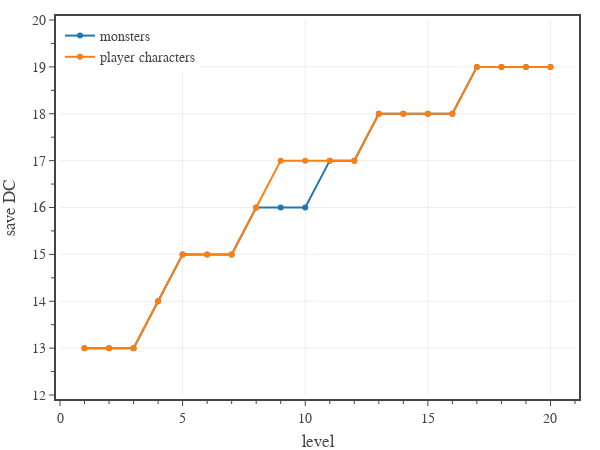

Source (notebook cell):
### Code cell
# plots average save DC 

pc = {
    'level':      [ 1, 2, 3, 4, 5, 6, 7, 8, 9,10,11,12,13,14,15,16,17,18,19,20],
    'attack mod': [ 3, 3, 3, 4, 4, 4, 4, 5, 5, 5, 5, 5, 5, 5, 5, 5, 5, 5, 5, 5],
    'prof bonus': [ 2, 2, 2, 2, 3, 3, 3, 3, 4, 4, 4, 4, 5, 5, 5, 5, 6, 6, 6, 6],
}
pc['attack bonus'] = [pc['attack mod'][i] + pc['prof bonus'][i] for i in range(20)]
pc['save dc'] = [pc['attack bonus'][i] + 8 for i in range(20)]

def save_fail_prob(SB, DC):
    return max(0.0, min(1.0, 0.05*(DC - SB - 1)))

dfD = pd.read_csv('../../assets/data/dmg-targets.csv') # 'CR','PB','AC','AB','DC'
dfD = dfD[dfD['CR'].between(1, 20)]

# create figure
fig = go.Figure(
    layout=go.Layout(
        template=TFB_TEMPLATE,
        margin=dict(l=60, r=25, b=55, t=20, pad=4),
        xaxis=dict(
            title_text='level',
            range=[0,21],
            tick0=0, dtick=5,
            minor=dict(tick0=0, dtick=1),
        ),
        yaxis=dict(
            title_text='save DC',
            range=[12,20],
            tick0=0, dtick=1,
            minor=dict(tick0=0, dtick=0.5),
        ),
        legend=dict(
            xanchor='left', yanchor='top',
            x=0.00, y=1.00,
            orientation='v',
            tracegroupgap=0,
        )
    )
)

# plot monster save DCs
fig.add_trace(go.Scatter(
    x=np.array(pc['level']), 
    y=np.array(dfD['DC']),
    mode='markers+lines', 
    name='monsters',
    hovertemplate=
        'Level %{x}<br>'+
        'Save DC %{y:,.0f}' + 
        '<extra></extra>'
))

# plot player character save DCs
fig.add_trace(go.Scatter(
    x=np.array(pc['level']), 
    y=np.array(pc['save dc']),
    mode='markers+lines', 
    name='player characters',
    hovertemplate=
        'Level %{x}<br>'+
        'Save DC %{y:,.0f}' + 
        '<extra></extra>'
))

# show figure
fig.update_layout(width=600, height=450)
fig.show(config=TFB_CONFIG)

# save figures
if SAVEFIGS:
    fig.update_layout(autosize=True, width=None, height=None)
    save_fig_html(fig, format='large', name=f'./fig-save-dc-vs-level-large')
    save_fig_html(fig, format='small', name=f'./fig-save-dc-vs-level-small')

### Figure 1 — Plotly figure (JSON) as saved in the notebook; plotly's stock layout.template omitted (floating-point values rounded to 4 significant figures)
{"data": [{"hovertemplate": "Level %{x}<br>Save DC %{y:,.0f}<extra></extra>", "mode": "markers+lines", "name": "monsters", "type": "scatter", "x": [1, 2, 3, 4, 5, 6, 7, 8, 9, 10, 11, 12, 13, 14, 15, 16, 17, 18, 19, 20], "y": [13, 13, 13, 14, 15, 15, 15, 16, 16, 16, 17, 17, 18, 18, 18, 18, 19, 19, 19, 19]}, {"hovertemplate": "Level %{x}<br>Save DC %{y:,.0f}<extra></extra>", "mode": "markers+lines", "name": "player characters", "type": "scatter", "x": [1, 2, 3, 4, 5, 6, 7, 8, 9, 10, 11, 12, 13, 14, 15, 16, 17, 18, 19, 20], "y": [13, 13, 13, 14, 15, 15, 15, 16, 17, 17, 17, 17, 18, 18, 18, 18, 19, 19, 19, 19]}], "layout": {"height": 450, "legend": {"orientation": "v", "tracegroupgap": 0, "x": 0, "xanchor": "left", "y": 1, "yanchor": "top"}, "margin": {"b": 55, "l": 60, "pad": 4, "r": 25, "t": 20}, "width": 600, "xaxis": {"dtick": 5, "minor": {"dtick": 1, "tick0": 0}, "range": [0, 21], "tick0": 0, "title": {"text": "level"}}, "yaxis": {"dtick": 1, "minor": {"dtick": 0.5, "tick0": 0}, "range": [12, 20], "tick0": 0, "title": {"text": "save DC"}}}}
